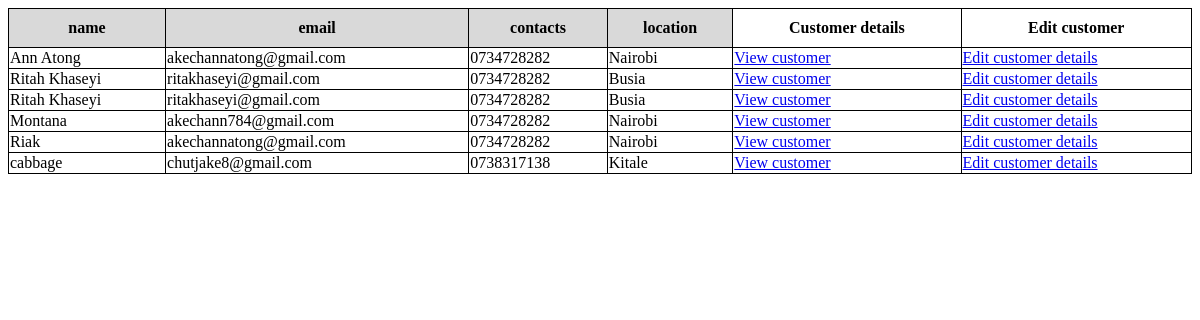
The page /customer_management/customer_management/list on the database as committed earlier.
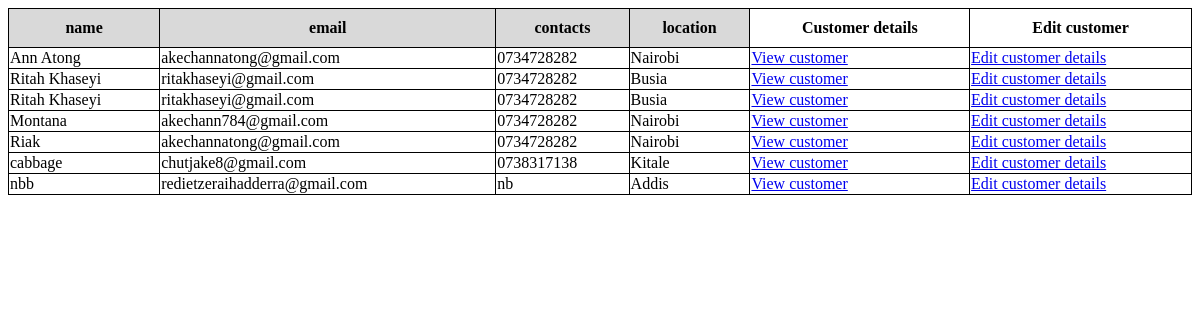
The same page on the database as committed later.
### customer_management/models.py (models this page shows, shortened)
class Customer(models.Model):
    user = models.OneToOneField(User,on_delete=models.CASCADE,null = True)
    name = models.CharField(max_length=32)
    email = models.EmailField(verbose_name='Email Adrress')
    password = models.CharField(max_length=32)
    location = models.CharField(max_length=32)
    contacts = models.CharField(max_length=32)

### customer_management/views.py (the view)
# urls.py: path('customer_management/list', customer_list, name='customer_list_view'),
def customer_list(request):
    customers = Customer.objects.all()
    return render(request, "customer/customer_list.html", {"customers": customers})

### templates/customer/customer_list.html (shortened to what this page needs)
<!DOCTYPE html>
<html lang="en">
<head>
    {% load static %}
</head>
<body>
    <table style="border-collapse: collapse; width: 100%;">
        <tr>
          <th style="border: 1px solid black; padding: 10px; text-align: center; background-color: #d9d9d9;">name</th>
          <th style="border: 1px solid black; padding: 10px; text-align: center; background-color: #d9d9d9;">email</th>
          <th style="border: 1px solid black; padding: 10px; text-align: center; background-color: #d9d9d9;">contacts</th>
          <th style="border: 1px solid black; padding: 10px; text-align: center; background-color: #d9d9d9;">location</th>
          <th style="border: 1px solid black; padding: 10px; text-align: center;">Customer details</th>
          <th style="border: 1px solid black; padding: 10px; text-align: center;">Edit customer</th>
        </tr>
        <tbody>
          {% for customer in customers %}
            <tr>
                <td style="border: 1px solid black;">{{customer.name}}</td>
                <td style="border: 1px solid black;">{{customer.email}}</td>
                <td style="border: 1px solid black;">{{customer.contacts}}</td>
                <td style="border: 1px solid black;">{{customer.location}}</td>
              <td style="border: 1px solid black;"><a href = "{% url 'customer_detail_view' id=customer.id %}">View customer</a></td>
              <td style="border: 1px solid black;"><a href = "{% url 'customer_edit_view' id=customer.id %}">Edit customer details</a></td>
            </tr>
          {% endfor %}
        </tbody>
      </table>
</body>
</html>

Rows that differ between the two databases and show on the page:
added Customer: name "nbb", email "redietzeraihadderra@gmail.com", contacts "nb", location "Addis"
